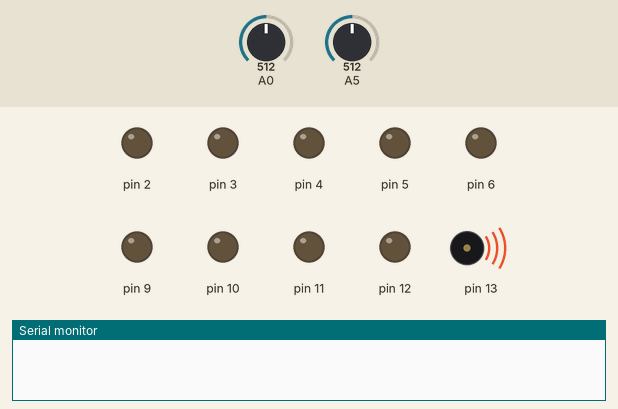
This sketch was run on a simulated Arduino Uno, built with avr-gcc and run on an emulated ATmega328P. Parts: output pins drawn as LEDs (lit = HIGH), buzzer (waves = sounding), the last lines printed to the serial monitor. The test bench sets the inputs (shaded band); at power-on: A0 = 512, A5 = 512. Pins used as bus, display or sensor lines are not drawn.

Above: at 1.0 s.
2.6 s: A0 set to 416
5.6 s: A0 set to 385
At 6.04 s:
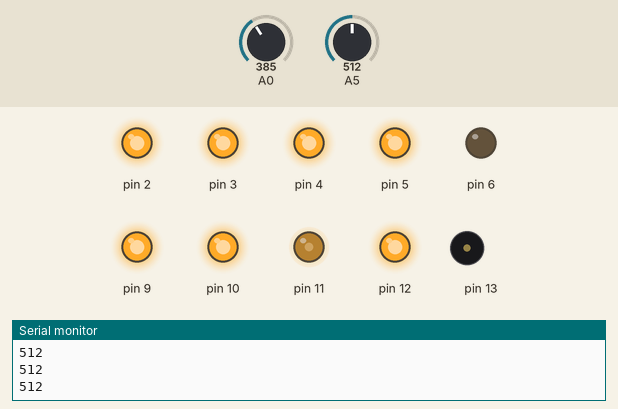
8.6 s: A5 set to 245
At 8.77 s:
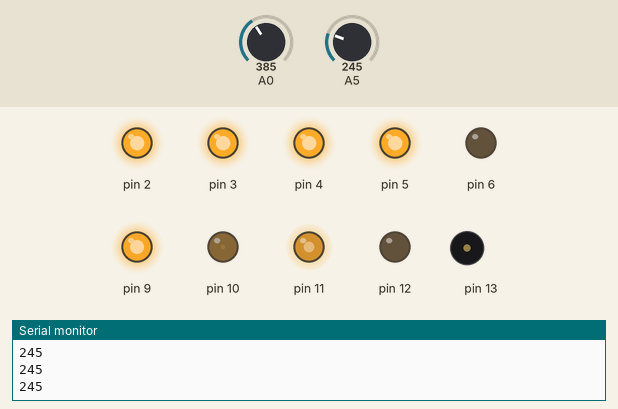
11.6 s: A5 set to 265
At 11.82 s:
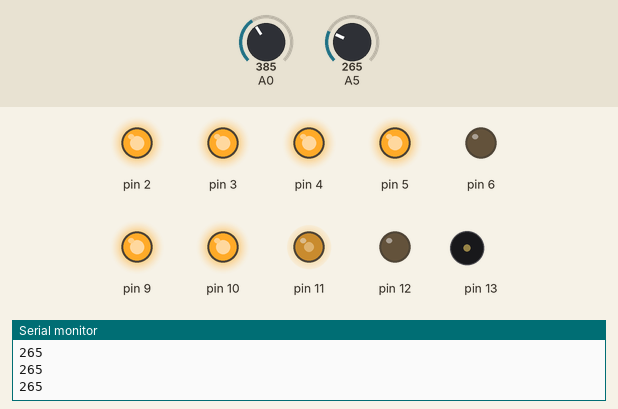
14.6 s: A5 set to 122
At 14.86 s:
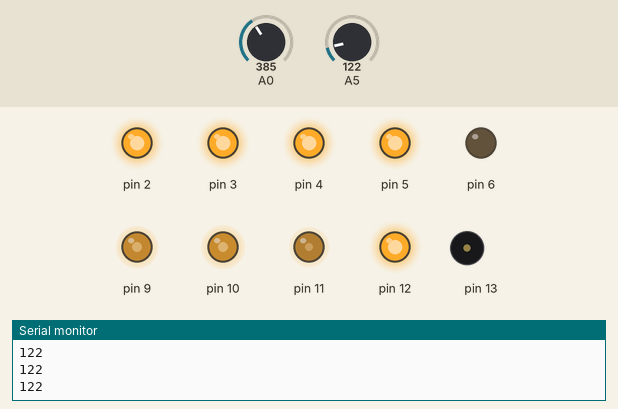
17.6 s: A0 set to 410
At 23.72 s:
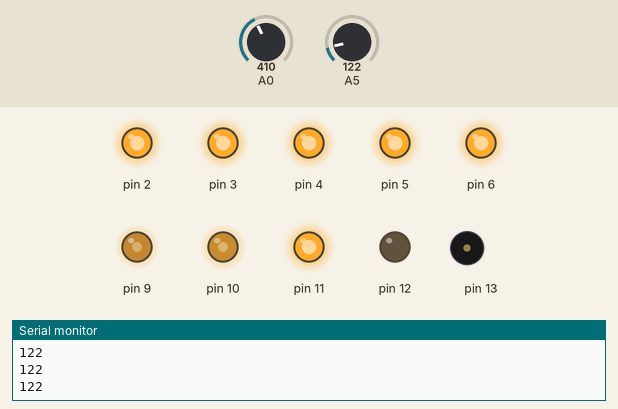
Timing chart, 0 to 34.8 s (numbered marks = the images above; inputs shaded):
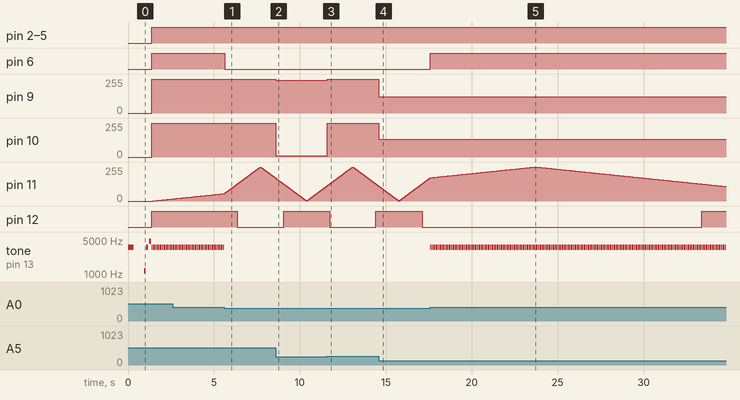

Measured:
- the behaviour switches between 401 and 400 on A0 (found by bisection; images 0 and 1)
- after the input at 5.6 s, pin 6: HIGH → LOW at once; pin 12: HIGH → LOW after 0.77 s; tone on pin 13: stops changing and stays silent
- after the input at 8.6 s, pin 9: 255/255 → 245/255 at once; pin 10: 255/255 → 10/255 at once
- after the input at 11.6 s, pin 9: 245/255 → 255/255 at once; pin 10: 10/255 → 255/255 at once
- after the input at 14.6 s, pin 9: 255/255 → 122/255 at once; pin 10: 255/255 → 133/255 at once
- after the input at 17.6 s, pin 6: LOW → HIGH at once; pin 12: stops changing and stays LOW; tone on pin 13: alternates 3520 Hz for 0.05 s and silent for 0.03 s, starting at once
- by itself, pin 11: rises from 174/255 to 255/255 in 6.0 s, then falls to 109/255 in 11.1 s
- by itself, tone on pin 13: alternates 3520 Hz for 0.05 s and silent for 0.03 s

The sketch:

Blink.pde
```cpp
#include "pitches.h"
void tocar(int nota,int durat){
   tone(13, nota,1000/durat);
   delay((1000/durat) * 1.30);
   noTone(13);
}
void setup() {
  Serial.begin(9600);
  for(int pin=0;pin>=13;pin+=1)
  {
      pinMode(pin, OUTPUT);
  }
  tocar(NOTE_A7,3);
  delay(500);
  tocar(NOTE_D6,10);
  tocar(NOTE_A7,8);
  tocar(NOTE_D8,8);
}
void turnOff(int strat,int finish){
  analogWrite(strat, LOW);
  for(int pin = strat ; pin >= finish; pin -=1) {
    analogWrite(pin, LOW);
  }
}
void checkSensor(){
    int photocellReading = analogRead(0);
    int calor = analogRead(5);
    Serial.println(calor, DEC);
    analogWrite(9,calor);
    analogWrite(10,255-calor);
    if (photocellReading > 30)
    {
      analogWrite(1, 255);
      if (photocellReading > 90)
      {
          analogWrite(2, 255);
         if (photocellReading > 140)
          {
            analogWrite(3, 255);
            if (photocellReading > 230)
            {
              analogWrite(4, 255);
              if (photocellReading > 290)
              {
                analogWrite(5, 255);
                if (photocellReading > 400)
                {
                  analogWrite(6, 255);
                  tocar(NOTE_A7,20);
                }else{
                  turnOff(6,6);
                }
              }else{
               turnOff(6,5);
              }
            }else{
             turnOff(6,4);
            }
          }else{
           turnOff(6,3);
          }
      }else{
       turnOff(6,2);
      }
    }else{
     turnOff(6,1);
    }
}
void loop()  {
 for(int fadeValue = 0 ; fadeValue <= 255; fadeValue +=1) {
    analogWrite(11, fadeValue);
    analogWrite(12, 255-fadeValue);

    checkSensor();
    delay(10);
  }
  for(int fadeValue = 255 ; fadeValue >= 0; fadeValue -=1) {
    analogWrite(11, fadeValue);
    analogWrite(12, 255-fadeValue);

    checkSensor();
    delay(10);
  }


}
```

pitches.h
```cpp
/*************************************************
 * Public Constants
 *************************************************/

#define NOTE_B0  31
#define NOTE_C1  33
#define NOTE_CS1 35
#define NOTE_D1  37
#define NOTE_DS1 39
#define NOTE_E1  41
#define NOTE_F1  44
#define NOTE_FS1 46
#define NOTE_G1  49
#define NOTE_GS1 52
#define NOTE_A1  55
#define NOTE_AS1 58
#define NOTE_B1  62
#define NOTE_C2  65
#define NOTE_CS2 69
#define NOTE_D2  73
#define NOTE_DS2 78
#define NOTE_E2  82
#define NOTE_F2  87
#define NOTE_FS2 93
#define NOTE_G2  98
#define NOTE_GS2 104
#define NOTE_A2  110
#define NOTE_AS2 117
#define NOTE_B2  123
#define NOTE_C3  131
#define NOTE_CS3 139
#define NOTE_D3  147
#define NOTE_DS3 156
#define NOTE_E3  165
#define NOTE_F3  175
#define NOTE_FS3 185
#define NOTE_G3  196
#define NOTE_GS3 208
#define NOTE_A3  220
#define NOTE_AS3 233
#define NOTE_B3  247
#define NOTE_C4  262
#define NOTE_CS4 277
#define NOTE_D4  294
#define NOTE_DS4 311
#define NOTE_E4  330
#define NOTE_F4  349
#define NOTE_FS4 370
#define NOTE_G4  392
#define NOTE_GS4 415
#define NOTE_A4  440
#define NOTE_AS4 466
#define NOTE_B4  494
#define NOTE_C5  523
#define NOTE_CS5 554
#define NOTE_D5  587
#define NOTE_DS5 622
#define NOTE_E5  659
#define NOTE_F5  698
#define NOTE_FS5 740
#define NOTE_G5  784
#define NOTE_GS5 831
#define NOTE_A5  880
#define NOTE_AS5 932
#define NOTE_B5  988
#define NOTE_C6  1047
#define NOTE_CS6 1109
#define NOTE_D6  1175
#define NOTE_DS6 1245
#define NOTE_E6  1319
#define NOTE_F6  1397
#define NOTE_FS6 1480
#define NOTE_G6  1568
#define NOTE_GS6 1661
#define NOTE_A6  1760
#define NOTE_AS6 1865
#define NOTE_B6  1976
#define NOTE_C7  2093
#define NOTE_CS7 2217
#define NOTE_D7  2349
#define NOTE_DS7 2489
#define NOTE_E7  2637
#define NOTE_F7  2794
#define NOTE_FS7 2960
#define NOTE_G7  3136
#define NOTE_GS7 3322
#define NOTE_A7  3520
#define NOTE_AS7 3729
#define NOTE_B7  3951
#define NOTE_C8  4186
#define NOTE_CS8 4435
#define NOTE_D8  4699
#define NOTE_DS8 4978
```
